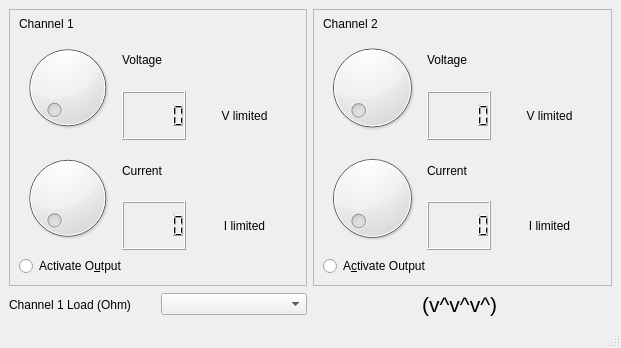
<?xml version="1.0" encoding="UTF-8"?>
<ui version="4.0">
 <class>MainWindow</class>
 <widget class="QMainWindow" name="MainWindow">
  <property name="geometry">
   <rect>
    <x>0</x>
    <y>0</y>
    <width>621</width>
    <height>348</height>
   </rect>
  </property>
  <property name="windowTitle">
   <string>MainWindow</string>
  </property>
  <widget class="QWidget" name="centralwidget">
   <layout class="QGridLayout" name="gridLayout">
    <item row="0" column="0">
     <widget class="QFrame" name="frame">
      <property name="frameShape">
       <enum>QFrame::StyledPanel</enum>
      </property>
      <property name="frameShadow">
       <enum>QFrame::Raised</enum>
      </property>
      <layout class="QVBoxLayout" name="verticalLayout_6">
       <item>
        <widget class="QLabel" name="label">
         <property name="maximumSize">
          <size>
           <width>16777215</width>
           <height>10</height>
          </size>
         </property>
         <property name="text">
          <string>Channel 1</string>
         </property>
        </widget>
       </item>
       <item>
        <layout class="QHBoxLayout" name="horizontalLayout_4">
         <item>
          <widget class="QDial" name="ch1_volt_dial">
           <property name="minimumSize">
            <size>
             <width>0</width>
             <height>50</height>
            </size>
           </property>
           <property name="maximum">
            <number>300</number>
           </property>
           <property name="singleStep">
            <number>1</number>
           </property>
           <property name="notchesVisible">
            <bool>false</bool>
           </property>
          </widget>
         </item>
         <item>
          <layout class="QVBoxLayout" name="verticalLayout_5">
           <item>
            <widget class="QLabel" name="label_6">
             <property name="text">
              <string>Voltage</string>
             </property>
            </widget>
           </item>
           <item>
            <widget class="QLCDNumber" name="ch1_volt_lcdNumber"/>
           </item>
          </layout>
         </item>
         <item>
          <layout class="QVBoxLayout" name="verticalLayout_7">
           <item>
            <layout class="QHBoxLayout" name="horizontalLayout_6">
             <item>
              <spacer name="horizontalSpacer">
               <property name="orientation">
                <enum>Qt::Horizontal</enum>
               </property>
               <property name="sizeHint" stdset="0">
                <size>
                 <width>40</width>
                 <height>20</height>
                </size>
               </property>
              </spacer>
             </item>
             <item>
              <widget class="QLabel" name="ch1_v_limited_led_label">
               <property name="text">
                <string>        </string>
               </property>
              </widget>
             </item>
             <item>
              <spacer name="horizontalSpacer_2">
               <property name="orientation">
                <enum>Qt::Horizontal</enum>
               </property>
               <property name="sizeHint" stdset="0">
                <size>
                 <width>40</width>
                 <height>20</height>
                </size>
               </property>
              </spacer>
             </item>
            </layout>
           </item>
           <item>
            <widget class="QLabel" name="ch1_v_limited_label">
             <property name="layoutDirection">
              <enum>Qt::LeftToRight</enum>
             </property>
             <property name="text">
              <string>V limited</string>
             </property>
             <property name="alignment">
              <set>Qt::AlignCenter</set>
             </property>
            </widget>
           </item>
          </layout>
         </item>
        </layout>
       </item>
       <item>
        <layout class="QHBoxLayout" name="horizontalLayout_3">
         <item>
          <widget class="QDial" name="ch1_amps_dial">
           <property name="minimumSize">
            <size>
             <width>0</width>
             <height>50</height>
            </size>
           </property>
           <property name="maximum">
            <number>100</number>
           </property>
          </widget>
         </item>
         <item>
          <layout class="QVBoxLayout" name="verticalLayout_4">
           <item>
            <widget class="QLabel" name="label_5">
             <property name="text">
              <string>Current</string>
             </property>
            </widget>
           </item>
           <item>
            <widget class="QLCDNumber" name="ch1_amps_lcdNumber"/>
           </item>
          </layout>
         </item>
         <item>
          <layout class="QVBoxLayout" name="verticalLayout_8">
           <item>
            <layout class="QHBoxLayout" name="horizontalLayout_7">
             <item>
              <spacer name="horizontalSpacer_3">
               <property name="orientation">
                <enum>Qt::Horizontal</enum>
               </property>
               <property name="sizeHint" stdset="0">
                <size>
                 <width>40</width>
                 <height>20</height>
                </size>
               </property>
              </spacer>
             </item>
             <item>
              <widget class="QLabel" name="ch1_amps_limited_led_label">
               <property name="text">
                <string>        </string>
               </property>
              </widget>
             </item>
             <item>
              <spacer name="horizontalSpacer_4">
               <property name="orientation">
                <enum>Qt::Horizontal</enum>
               </property>
               <property name="sizeHint" stdset="0">
                <size>
                 <width>40</width>
                 <height>20</height>
                </size>
               </property>
              </spacer>
             </item>
            </layout>
           </item>
           <item>
            <widget class="QLabel" name="ch1_amps_limited_label">
             <property name="text">
              <string>I limited</string>
             </property>
             <property name="alignment">
              <set>Qt::AlignCenter</set>
             </property>
            </widget>
           </item>
          </layout>
         </item>
        </layout>
       </item>
       <item>
        <widget class="QRadioButton" name="ch1_activate_radioButton">
         <property name="text">
          <string>Activate O&amp;utput</string>
         </property>
         <property name="checkable">
          <bool>true</bool>
         </property>
        </widget>
       </item>
      </layout>
     </widget>
    </item>
    <item row="0" column="1">
     <widget class="QFrame" name="frame_2">
      <property name="frameShape">
       <enum>QFrame::StyledPanel</enum>
      </property>
      <property name="frameShadow">
       <enum>QFrame::Raised</enum>
      </property>
      <layout class="QVBoxLayout" name="verticalLayout_3">
       <item>
        <widget class="QLabel" name="label_2">
         <property name="maximumSize">
          <size>
           <width>16777215</width>
           <height>10</height>
          </size>
         </property>
         <property name="text">
          <string>Channel 2</string>
         </property>
        </widget>
       </item>
       <item>
        <layout class="QHBoxLayout" name="horizontalLayout">
         <item>
          <widget class="QDial" name="ch2_volt_dial">
           <property name="minimumSize">
            <size>
             <width>0</width>
             <height>50</height>
            </size>
           </property>
           <property name="maximum">
            <number>300</number>
           </property>
          </widget>
         </item>
         <item>
          <layout class="QVBoxLayout" name="verticalLayout">
           <item>
            <widget class="QLabel" name="label_3">
             <property name="text">
              <string>Voltage</string>
             </property>
            </widget>
           </item>
           <item>
            <widget class="QLCDNumber" name="ch2_volt_lcdNumber"/>
           </item>
          </layout>
         </item>
         <item>
          <layout class="QVBoxLayout" name="verticalLayout_11">
           <item>
            <layout class="QHBoxLayout" name="horizontalLayout_8">
             <item>
              <spacer name="horizontalSpacer_7">
               <property name="orientation">
                <enum>Qt::Horizontal</enum>
               </property>
               <property name="sizeHint" stdset="0">
                <size>
                 <width>40</width>
                 <height>20</height>
                </size>
               </property>
              </spacer>
             </item>
             <item>
              <widget class="QLabel" name="ch2_v_limited_led_label">
               <property name="text">
                <string>        </string>
               </property>
              </widget>
             </item>
             <item>
              <spacer name="horizontalSpacer_8">
               <property name="orientation">
                <enum>Qt::Horizontal</enum>
               </property>
               <property name="sizeHint" stdset="0">
                <size>
                 <width>40</width>
                 <height>20</height>
                </size>
               </property>
              </spacer>
             </item>
            </layout>
           </item>
           <item>
            <widget class="QLabel" name="ch1_v_limited_label_2">
             <property name="layoutDirection">
              <enum>Qt::LeftToRight</enum>
             </property>
             <property name="text">
              <string>V limited</string>
             </property>
             <property name="alignment">
              <set>Qt::AlignCenter</set>
             </property>
            </widget>
           </item>
          </layout>
         </item>
        </layout>
       </item>
       <item>
        <layout class="QHBoxLayout" name="horizontalLayout_2">
         <item>
          <widget class="QDial" name="ch2_amps_dial">
           <property name="sizePolicy">
            <sizepolicy hsizetype="Preferred" vsizetype="Preferred">
             <horstretch>0</horstretch>
             <verstretch>0</verstretch>
            </sizepolicy>
           </property>
           <property name="minimumSize">
            <size>
             <width>0</width>
             <height>50</height>
            </size>
           </property>
           <property name="maximum">
            <number>100</number>
           </property>
          </widget>
         </item>
         <item>
          <layout class="QVBoxLayout" name="verticalLayout_2">
           <item>
            <widget class="QLabel" name="label_4">
             <property name="text">
              <string>Current</string>
             </property>
            </widget>
           </item>
           <item>
            <widget class="QLCDNumber" name="ch2_amps_lcdNumber"/>
           </item>
          </layout>
         </item>
         <item>
          <layout class="QVBoxLayout" name="verticalLayout_10">
           <item>
            <layout class="QHBoxLayout" name="horizontalLayout_5">
             <item>
              <spacer name="horizontalSpacer_5">
               <property name="orientation">
                <enum>Qt::Horizontal</enum>
               </property>
               <property name="sizeHint" stdset="0">
                <size>
                 <width>40</width>
                 <height>20</height>
                </size>
               </property>
              </spacer>
             </item>
             <item>
              <widget class="QLabel" name="ch2_amps_limited_led_label">
               <property name="text">
                <string>        </string>
               </property>
              </widget>
             </item>
             <item>
              <spacer name="horizontalSpacer_6">
               <property name="orientation">
                <enum>Qt::Horizontal</enum>
               </property>
               <property name="sizeHint" stdset="0">
                <size>
                 <width>40</width>
                 <height>20</height>
                </size>
               </property>
              </spacer>
             </item>
            </layout>
           </item>
           <item>
            <widget class="QLabel" name="ch1_amps_limited_label_2">
             <property name="text">
              <string>I limited</string>
             </property>
             <property name="alignment">
              <set>Qt::AlignCenter</set>
             </property>
            </widget>
           </item>
          </layout>
         </item>
        </layout>
       </item>
       <item>
        <widget class="QRadioButton" name="ch2_activate_radioButton">
         <property name="text">
          <string>A&amp;ctivate Output</string>
         </property>
         <property name="checkable">
          <bool>true</bool>
         </property>
        </widget>
       </item>
      </layout>
     </widget>
    </item>
    <item row="1" column="0">
     <layout class="QHBoxLayout" name="horizontalLayout_9">
      <item>
       <widget class="QLabel" name="label_7">
        <property name="text">
         <string>Channel 1 Load (Ohm)</string>
        </property>
       </widget>
      </item>
      <item>
       <widget class="QComboBox" name="ch1_load_comboBox"/>
      </item>
     </layout>
    </item>
    <item row="1" column="1">
     <widget class="QLabel" name="ch2_filament_label">
      <property name="font">
       <font>
        <pointsize>16</pointsize>
       </font>
      </property>
      <property name="text">
       <string>   (v^v^v^)    </string>
      </property>
      <property name="alignment">
       <set>Qt::AlignCenter</set>
      </property>
     </widget>
    </item>
   </layout>
  </widget>
  <widget class="QMenuBar" name="menubar">
   <property name="geometry">
    <rect>
     <x>0</x>
     <y>0</y>
     <width>621</width>
     <height>30</height>
    </rect>
   </property>
  </widget>
  <widget class="QStatusBar" name="statusbar"/>
 </widget>
 <resources/>
 <connections/>
 <buttongroups>
  <buttongroup name="buttonGroup"/>
  <buttongroup name="buttonGroup_2"/>
 </buttongroups>
</ui>
